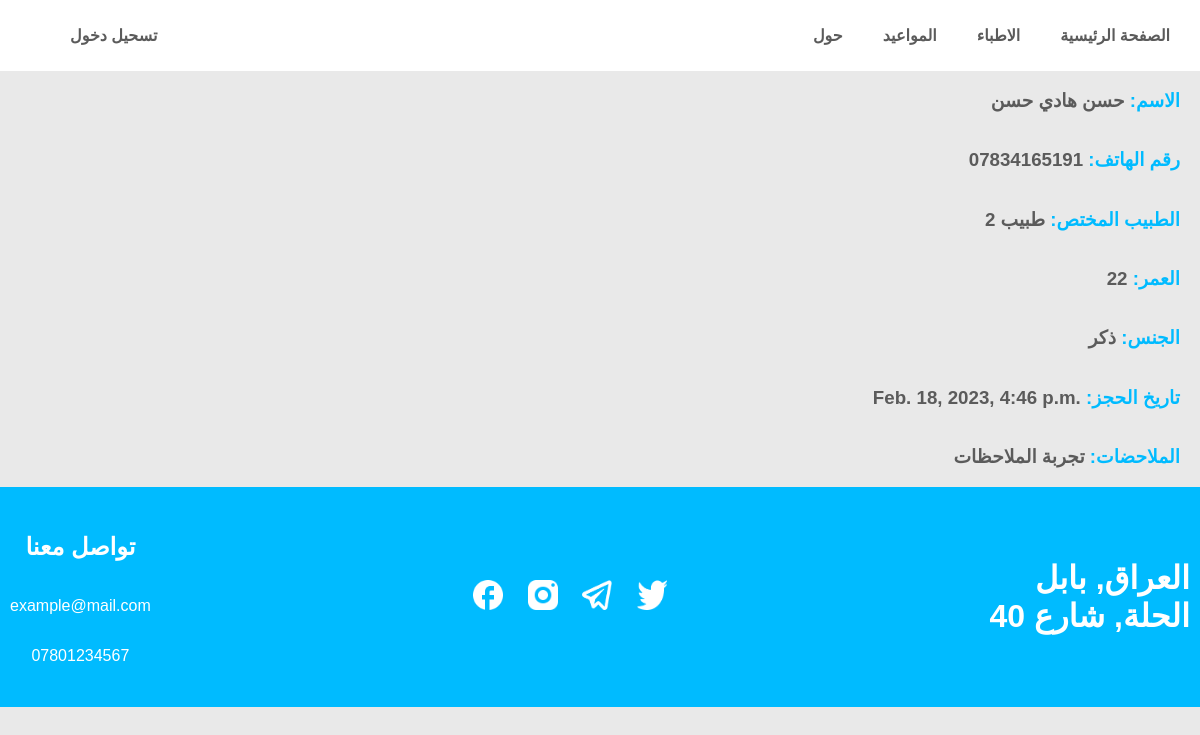
Screenshot of /note/1 with the database file from the repository.
### appointment/models.py (models this page shows, shortened)
class Appointment(models.Model):
    name = models.CharField(max_length=255)
    phone = models.CharField(max_length=15)
    doctor = models.ForeignKey(User, related_name='Doctor', on_delete=models.CASCADE)
    age = models.PositiveSmallIntegerField()
    gender = models.CharField(max_length=6)
    datetime = models.DateTimeField()
    is_done = models.BooleanField(default=False, null=True, blank=True)
    note = models.TextField(null=True, blank=True)

### User/models.py (models this page shows)
class User(AbstractUser):
    name = models.CharField(max_length=255)
    username = None
    email = models.EmailField(max_length=150, unique=True)
    password = models.CharField(max_length=500)
    image = models.ImageField(upload_to=f'{settings.MEDIA_ROOT}/media/photos', default='media/default.png', blank=True, null=True)
    is_superuser = models.BooleanField(default=False, null=True, blank=True)
    is_doctor = models.BooleanField(default=False, null=True, blank=True)
    specialty = models.CharField(max_length=255)
    USERNAME_FIELD = 'email'
    REQUIRED_FIELDS = ['name', 'password']
    def __str__(self):
        return self.name

### appointment/views.py (the view)
# urls.py: path('note/<int:appointment_id>', note_view, name='note'),
def note_view(request, appointment_id):
    appointment = get_object_or_404(Appointment, id=appointment_id)
    context = {
        'appointment': appointment
    }
    return render(request, 'note.html', context)

### templates/note.html (shortened to what this page needs)
{% extends 'index.html' %}
{% load static %}
{% block content %}
    <div class="note">
        <div>
            <h3><span>الاسم:  </span>{{ appointment.name }}</h3>
        </div>
        <div>
            <h3><span>رقم الهاتف:  </span>{{ appointment.phone }}</h3>
        </div>
        <div>
            <h3><span>الطبيب المختص:  </span>{{ appointment.doctor }}</h3>
        </div>
        <div>
            <h3><span>العمر:  </span>{{ appointment.age }}</h3>
        </div>
        <div>
            <h3><span>الجنس:  </span>{{ appointment.gender }}</h3>
        </div>
        <div>
            <h3>{{ appointment.datetime }}<span>  :تاريخ الحجز</span></h3>
        </div>
        <div>
            <h3><span>الملاحضات:  </span>{{ appointment.note }}</h3>
        </div>
    </div>
{% endblock %}

### static/css/style.css (style rules this page uses)
body { background-color: #e9e9e9; font-family: 'Cairo', sans-serif; font-style: normal; max-height: max-content; margin: 0; display: block; height: 100%; }
.note { min-height: 30vmax; display: flex; flex-direction: column; justify-content: start; align-items: end; }
.note div { display: flex; flex-direction: row; text-align: right; align-items: center; margin: 0 20px; }
.note h3 { color: #5B5B5B; }
.note span { color: #00BBFF; }

### rows the page displays
Appointment: name "حسن هادي حسن", phone "07834165191", doctor "طبيب 2", age "22", gender "ذكر", datetime "Feb. 18, 2023, 4:46 p.m.", note "تجربة الملاحظات"
